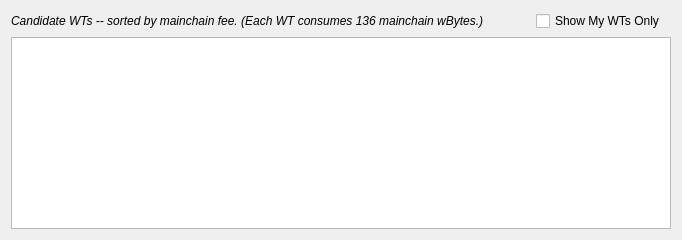
             <widget class="QWidget" name="tab_2">
              <attribute name="title">
               <string>Next Bundle</string>
              </attribute>
              <layout class="QGridLayout" name="gridLayout_7">
               <item row="0" column="2">
                <widget class="QCheckBox" name="checkBoxOnlyMyWTs">
                 <property name="text">
                  <string>Show My WTs Only</string>
                 </property>
                </widget>
               </item>
               <item row="2" column="0" colspan="4">
                <widget class="QTableView" name="tableViewUnspentWT">
                 <property name="font">
                  <font>
                   <family>Noto Mono</family>
                   <weight>50</weight>
                   <bold>false</bold>
                  </font>
                 </property>
                 <property name="editTriggers">
                  <set>QAbstractItemView::NoEditTriggers</set>
                 </property>
                 <property name="sortingEnabled">
                  <bool>false</bool>
                 </property>
                 <property name="wordWrap">
                  <bool>false</bool>
                 </property>
                 <property name="cornerButtonEnabled">
                  <bool>false</bool>
                 </property>
                 <attribute name="horizontalHeaderStretchLastSection">
                  <bool>false</bool>
                 </attribute>
                </widget>
               </item>
               <item row="0" column="1">
                <spacer name="horizontalSpacer_12">
                 <property name="orientation">
                  <enum>Qt::Horizontal</enum>
                 </property>
                 <property name="sizeType">
                  <enum>QSizePolicy::MinimumExpanding</enum>
                 </property>
                 <property name="sizeHint" stdset="0">
                  <size>
                   <width>40</width>
                   <height>20</height>
                  </size>
                 </property>
                </spacer>
               </item>
               <item row="0" column="0">
                <widget class="QLabel" name="label_34">
                 <property name="font">
                  <font>
                   <italic>true</italic>
                  </font>
                 </property>
                 <property name="text">
                  <string>Candidate WTs -- sorted by mainchain fee. (Each WT consumes 136 mainchain wBytes.)</string>
                 </property>
                </widget>
               </item>
              </layout>
             </widget>
